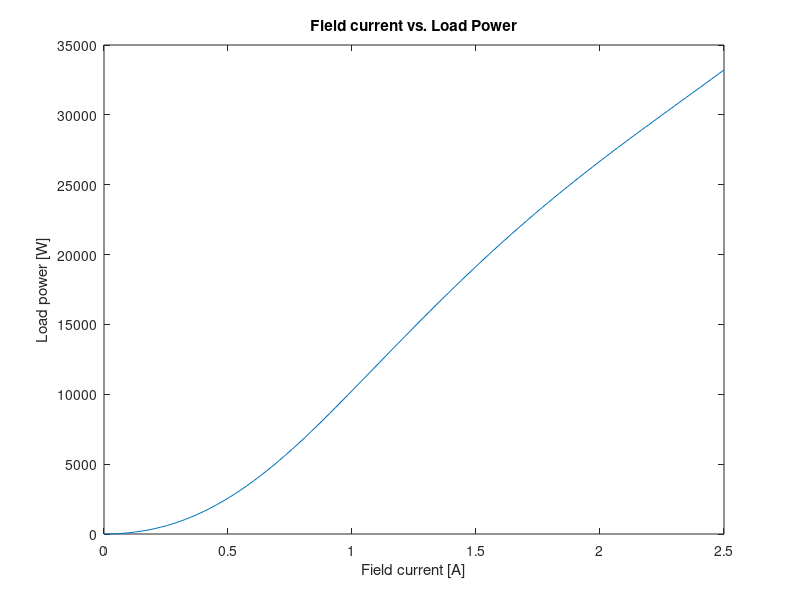

The MATLAB script that drew this image:
clc

clear

If = [0 0.5 1.0 1.5 2.0 2.5];

Ea = [0 75 150 205 242 270];

Ra = 0.095;

RI = 2;

Ifield = linspace(0,2.5,100);

for n = 1:100

Ea_curve(n) = spline(If,Ea,Ifield(n));

la(n) = Ea_curve(n)/2.095,

Vt(n) = Ea_curve(n)-la(n)*Ra;

Pload(n) = Ea_curve(n)*la(n)-la(n)^2*Ra;

end

plot(Ifield, Pload)

title ('Field current vs. Load Power')

xlabel('Field current [A]')

ylabel('Load power [W]')